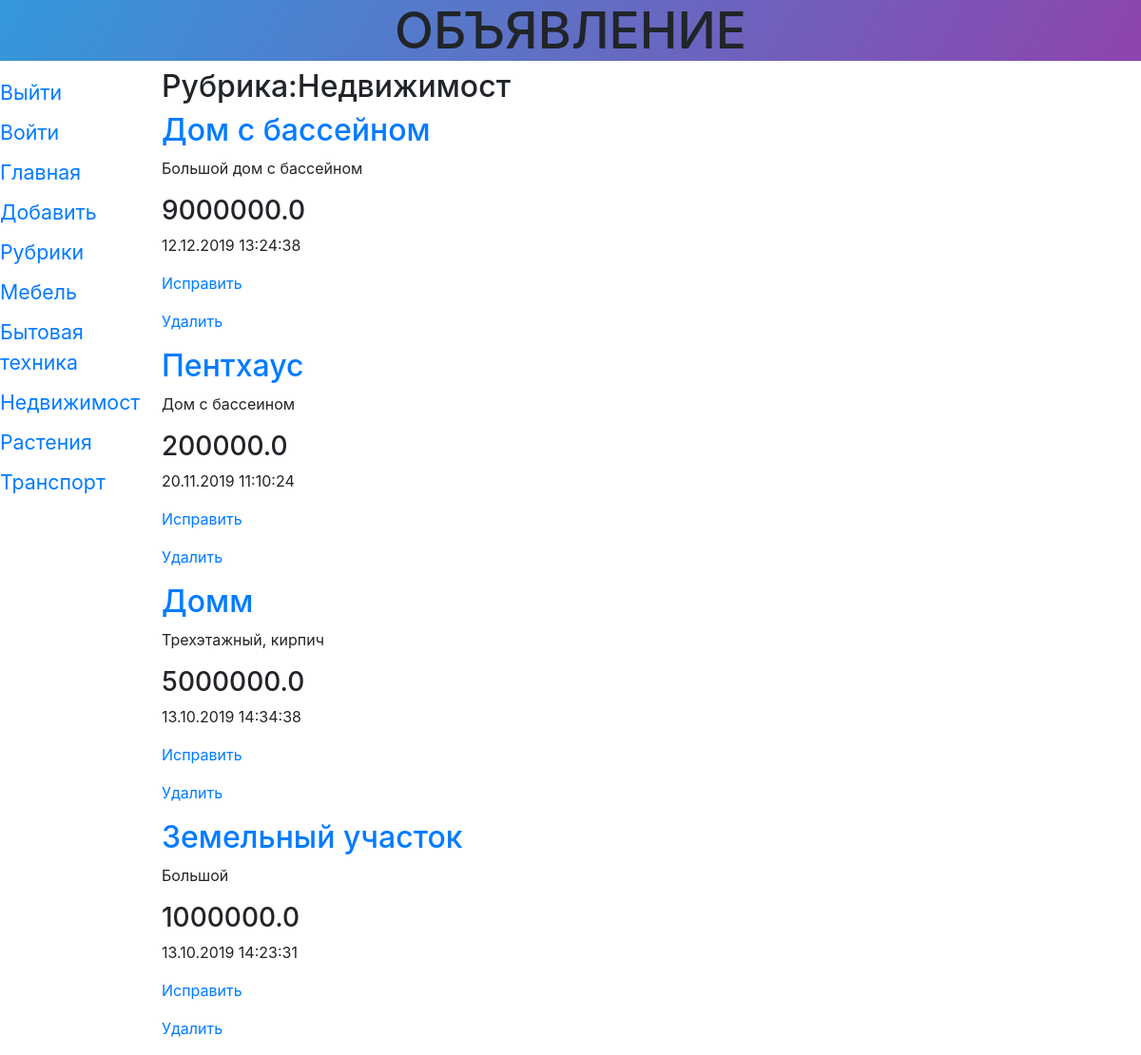
Page /storys/1/ on the earlier database version.
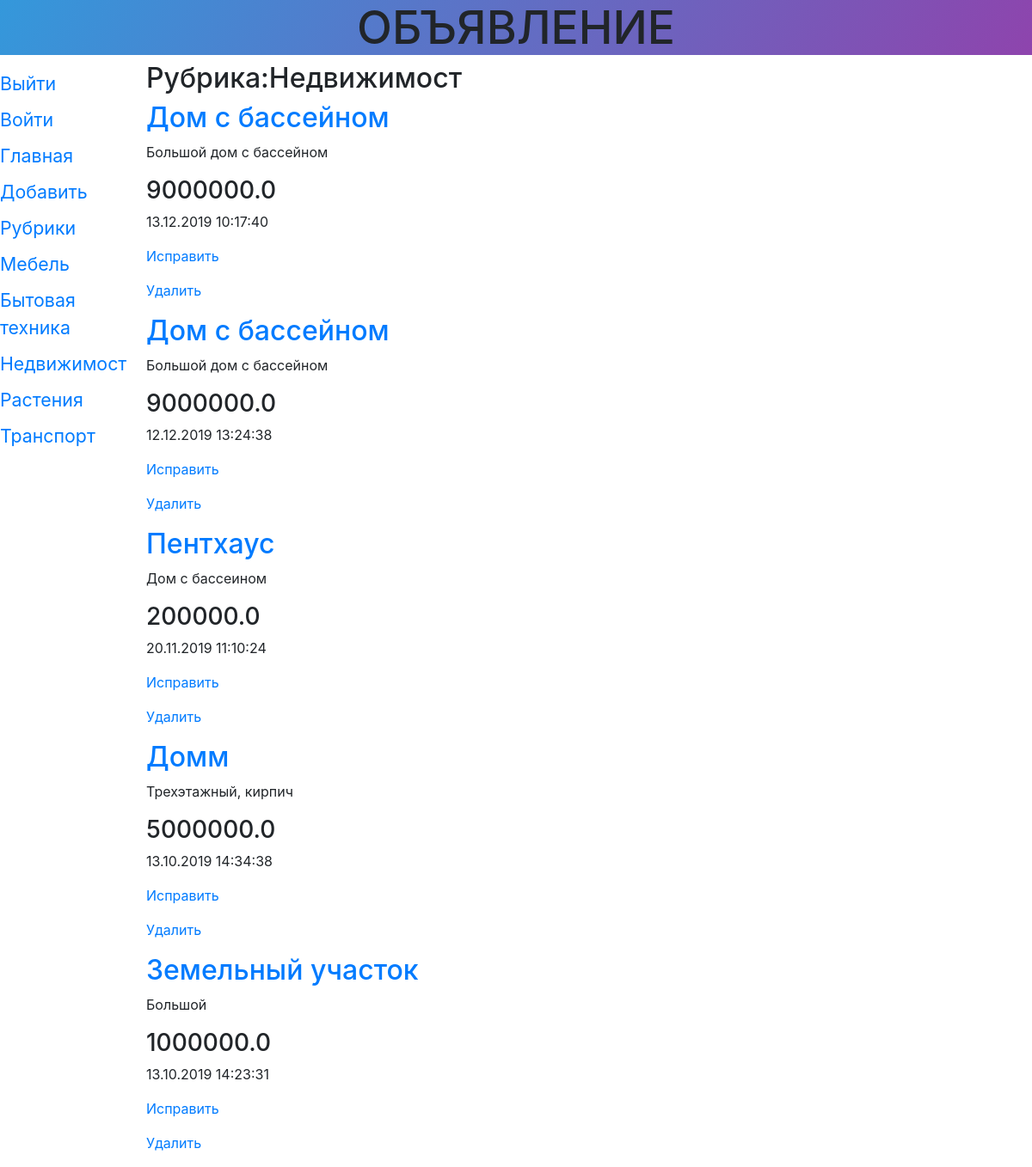
Same page on the later database version.
### storys/models.py (models this page shows, shortened)
class Rubric(models.Model):
	name = models.CharField(max_length=20, db_index=True, verbose_name = 'Название')
	order = models.SmallIntegerField(default = 0, db_index=True)
	class Meta():
		verbose_name_plural = 'Рубрики'
		verbose_name = 'Рубрика'
		ordering = ['order','name']

class Story(models.Model):
	title = models.CharField(max_length=50, verbose_name='Товар')
	content = models.TextField(null = True, blank=True, verbose_name='Описание')
	price = models.FloatField(null = True, blank=True, verbose_name='Цена')
	published = models.DateTimeField(auto_now_add=True, db_index=True, verbose_name='Опубликовано')
	rubric = models.ForeignKey('Rubric', null=True, on_delete = models.PROTECT,verbose_name = 'Рубрика',
		related_name='entries', related_query_name='entry')
	class Meta():
		verbose_name_plural = 'Объявления'
		verbose_name = 'Объявление'
		ordering = ['-published']

### storys/views.py (the view)
# urls.py: path('<int:rubric_id>/', StoryByRubricView.as_view(), name = 'by_rubric'),
class StoryByRubricView(ListView):
	template_name='storys/by_rubric.html'
	context_object_name='bbs'
	def get_queryset(self):
		return Story.objects.filter(rubric=self.kwargs['rubric_id'])
	def get_context_data(self, *args, **kwargs):
		context=super().get_context_data(*args,**kwargs)
		context['rubrics']=Rubric.objects.all()
		context['current_rubric'] = Rubric.objects.get(pk=self.kwargs['rubric_id'])
		return context

### storys/templates/storys/by_rubric.html (shortened to what this page needs)
{% extends 'layout/basic.html'%}
{%block content%}
<h2>Рубрика:{{current_rubric.name}}</h2>
{% for bb in bbs%}
<div>
	<h2><a href="{% url 'detail' pk=bb.pk%}">{{bb.title}}</a></h2>
	<p>{{bb.content}}</p>
	<h3>{{bb.price}}</h3>
	<p>{{bb.published|date:"d.m.Y H:i:s"}}</p>
	<p><a href="{% url 'edit' pk=bb.pk %}">Исправить</a></p>
	<p><a href="{% url 'delete' pk=bb.pk %}">Удалить</a></p>
</div>
{%endfor%}
{%endblock%}

### storys/templates/layout/basic.html (shortened to what this page needs)
{%load static%}
<!DOCTYPE html>
<html lang="ru-RU">
<head>
	<link rel="stylesheet" href="https://stackpath.bootstrapcdn.com/bootstrap/4.3.1/css/bootstrap.min.css">
	<link rel="stylesheet" type="text/css" href="{% static 'storys/style.css'%}">
</head>
<body>
	<header>
		<h1>Объявление</h1>
	</header>
	<nav>
		<a href="{% url 'logout'%}">Выйти</a>
		<a href="{% url 'login'%}">Войти</a>
		<a href="{% url 'index'%}">Главная</a>
		<a href="{%url 'add'%}">Добавить</a>
		<a href="{% url 'rubrics'%}">Рубрики</a>
		{% for rubric in rubrics%}
		<a href="{% url 'by_rubric' rubric.pk %}">
		{{rubric.name}}</a>
		{%endfor%}
	</nav>
	<section>
		{%block content%}
		{%endblock%}
	</section>
</body>
</html>

Differences in the rows shown:
added Story: title "Дом с бассейном", content "Большой дом с бассейном", price "9000000.0", published "13.12.2019 10:17:40"
